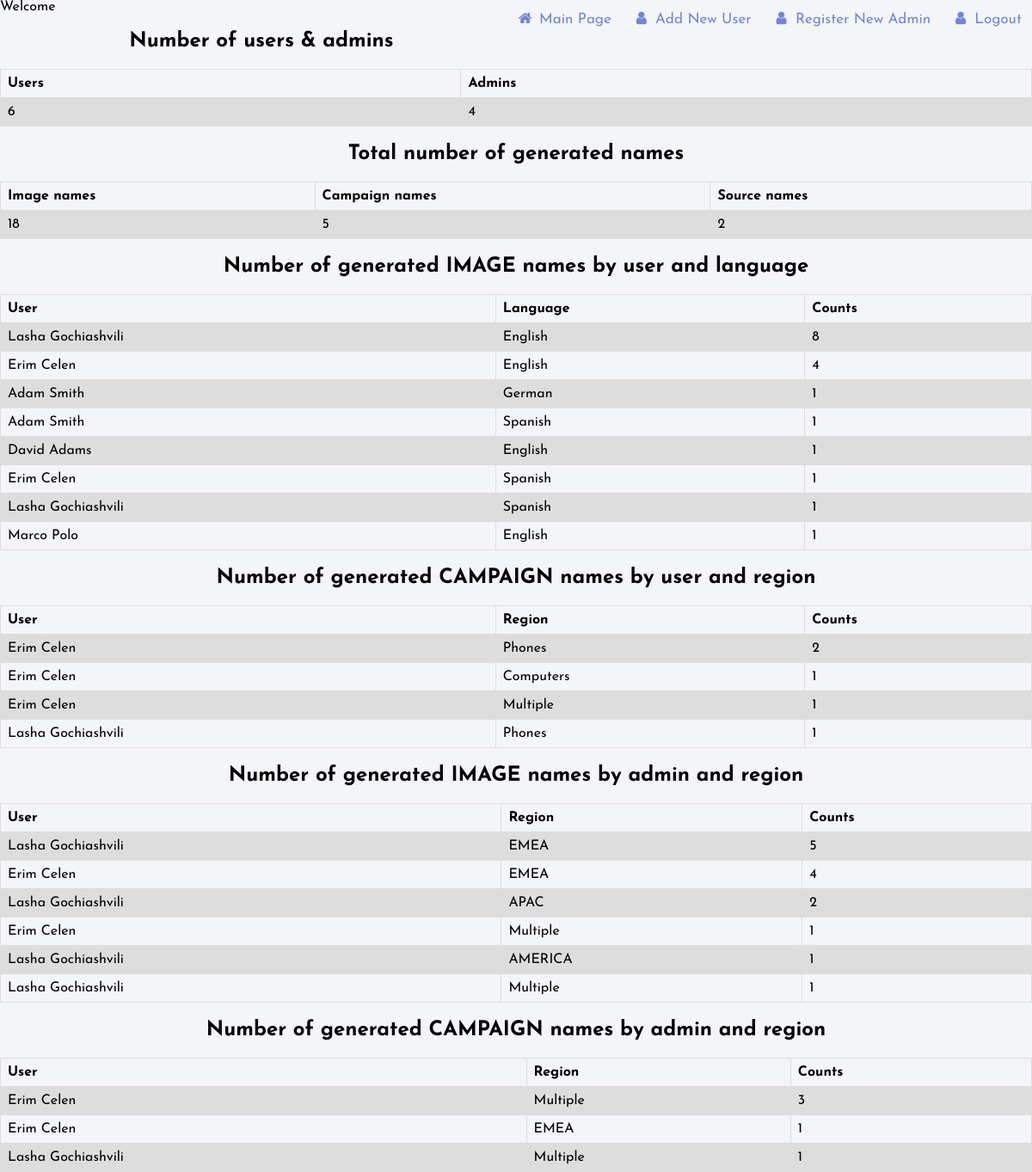
The page /admin on the database its author committed.
### tables this page shows
CREATE TABLE history_image (record_id integer primary key, user VARCHAR(50) references user (user), product VARCHAR(50), region VARCHAR(50), image_type VARCHAR(50), language VARCHAR(50), date VARCHAR(50), industry VARCHAR(50), brand VARCHAR(50), description VARCHAR(100), date_generated DATETIME DEFAULT (CURRENT_TIMESTAMP));

CREATE TABLE history_campaign (record_id integer primary key, user VARCHAR(50) references user (user), date VARCHAR(50), division VARCHAR(50), camtype VARCHAR(50), industry VARCHAR(50), region VARCHAR(50), product VARCHAR(50), description VARCHAR(100), date_generated DATETIME DEFAULT (CURRENT_TIMESTAMP));

### app.py (the view)
@app.route('/admin')
def admin():
    conn = sqlite3.connect('data.db')
    c = conn.cursor()
    c.execute('SELECT history_image.user, history_image.language, COUNT(user.user) FROM user INNER JOIN history_image on user.user = history_image.user group by history_image.user, history_image.language ORDER BY 3 DESC')
    data = c.fetchall()
    c.execute('SELECT history_campaign.user, history_campaign.product, COUNT(user.user) FROM user INNER JOIN history_campaign on user.user = history_campaign.user group by history_campaign.user, history_campaign.product ORDER BY 3 DESC')
    data1 = c.fetchall()
    c.execute('SELECT admin.fullname, history_image.region, COUNT(record_id) FROM admin INNER JOIN history_image on admin.fullname = history_image.user group by admin.fullname, history_image.region order by 3 desc')
    data2 = c.fetchall()
    c.execute('SELECT admin.fullname, history_campaign.region, COUNT(record_id) FROM admin INNER JOIN history_campaign on admin.fullname = history_campaign.user group by admin.fullname, history_campaign.region order by 3 desc')
    data3 = c.fetchall()
    c.execute('SELECT (SELECT COUNT(record_id) FROM history_image) AS image_count, (SELECT COUNT(record_id) FROM history_campaign) AS campaign_count, (SELECT COUNT(record_id) FROM history_source) AS source_count')
    data4 = c.fetchall()
    c.execute('SELECT (SELECT COUNT(user) FROM user) AS user_count, (SELECT COUNT(id_admin) FROM admin) AS admin_count')
    data5 = c.fetchall()
    return render_template('admin.html', data=data, data1=data1, data2=data2, data3=data3, data4=data4, data5=data5)

### app.py (called while the page is built)
@app.teardown_appcontext
def close_connection(exception):
    db = getattr(g, '_database', None)
    if db is not None:
        db.close()

### templates/admin.html
<!DOCTYPE html>
<html>
<head>
   <link rel="stylesheet" href="static/st.css">
</head>
<body>
<link rel="stylesheet" href="https://cdnjs.cloudflare.com/ajax/libs/font-awesome/4.7.0/css/font-awesome.min.css">
<div class="navbar-right">
    <a href="logout"><i class="fa fa-fw fa-user"></i> Logout</a>
    <a href="register"><i class="fa fa-fw fa-user"></i> Register New Admin</a>
    <a href="newuser"><i class="fa fa-fw fa-user"></i> Add New User</a>
    <a href="/"><i class="fa fa-fw fa-home"></i> Main Page</a>
    <p>Welcome {{ username }}</p>
</div>
<div>
  <table width=300px>
    <h2>Number of users & admins</h2>
      <tr>
        <th>Users</th>
        <th>Admins</th>
      </tr>
    {% for item in data5 %}
      <tr>
        <td>{{item[0]}}</td>
        <td>{{item[1]}}</td>
      </tr>
    {% endfor %}
  </table>
</div>
<div>
  <table width=300px>
    <h2>Total number of generated names</h2>
      <tr>
        <th>Image names</th>
        <th>Campaign names</th>
        <th>Source names</th>
      </tr>
    {% for item in data4 %}
      <tr>
        <td>{{item[0]}}</td>
        <td>{{item[1]}}</td>
        <td>{{item[2]}}</td>
      </tr>
    {% endfor %}
  </table>
</div>
<div>
<table>
<h2>Number of generated IMAGE names by user and language</h2>
  <tr>
    <th>User</th>
    <th>Language</th>
    <th>Counts</th>
  </tr>
{% for item in data %}
  <tr>
    <td>{{item[0]}}</td>
    <td>{{item[1]}}</td>
    <td>{{item[2]}}</td>
  </tr>
{% endfor %}
</table>
</div>
<div>
<table width=300px>
  <h2>Number of generated CAMPAIGN names by user and region</h2>
    <tr>
      <th>User</th>
      <th>Region</th>
      <th>Counts</th>
    </tr>
  {% for item in data1 %}
    <tr>
      <td>{{item[0]}}</td>
      <td>{{item[1]}}</td>
      <td>{{item[2]}}</td>
    </tr>
  {% endfor %}
</table>
</div>
<div>
  <table width=300px>
    <h2>Number of generated IMAGE names by admin and region</h2>
      <tr>
        <th>User</th>
        <th>Region</th>
        <th>Counts</th>
      </tr>
    {% for item in data2 %}
      <tr>
        <td>{{item[0]}}</td>
        <td>{{item[1]}}</td>
        <td>{{item[2]}}</td>
      </tr>
    {% endfor %}
  </table>
  </div>
  <div>
    <table width=300px>
      <h2>Number of generated CAMPAIGN names by admin and region</h2>
        <tr>
          <th>User</th>
          <th>Region</th>
          <th>Counts</th>
        </tr>
      {% for item in data3 %}
        <tr>
          <td>{{item[0]}}</td>
          <td>{{item[1]}}</td>
          <td>{{item[2]}}</td>
        </tr>
      {% endfor %}
    </table>
    </div>
</body>
</html>

### static/st.css (style rules this page uses)
* { margin: 0; padding: 0; box-sizing: border-box; list-style: none; text-decoration: none; font-family: 'Josefin Sans', sans-serif; }
h2 { text-align: center; padding: 20px; }
body { background-color: #f3f5f9; }
table { font-family: arial, sans-serif; border-collapse: collapse; width: 100%; }
td, th { border: 1px solid #dddddd; text-align: left; padding: 8px; }
tr:nth-child(even) { background-color: #dddddd; }
.navbar-right a { float: right; text-align: center; padding: 12px; color: #7386D5; text-decoration: none; font-size: 17px; top: 0; }

### rows shown on the page
history_image: user "Adam Smith", language "German", item "1"
history_image: user "Adam Smith", language "Spanish", item "1"
history_image: user "David Adams", language "English", item "1"
history_image: user "Erim Celen", language "Spanish", item "1"
history_image: user "Lasha Gochiashvili", language "Spanish", item "1"
history_image: user "Marco Polo", language "English", item "1"
history_campaign: user "Erim Celen", product "Phones", record_id "2"
history_campaign: user "Erim Celen", product "Computers", item "1"
history_campaign: user "Erim Celen", item "Multiple", record_id "1", region "EMEA"
history_image: user "Lasha Gochiashvili", region "AMERICA", item "1"
history_image: user "Lasha Gochiashvili", item "Multiple", record_id "1"
history_campaign: user "Erim Celen", item "Multiple", record_id "3"

### other values the page prints
{{ item[0] }} "6"
{{ item[1] }} "4"
{{ item[0] }} "18"
{{ item[1] }} "5"
{{ item[2] }} "2"
{{ item[0] }} "Lasha Gochiashvili" "Erim Celen"
{{ item[1] }} "English" "English"
{{ item[2] }} "8" "4"
{{ item[0] }} "Lasha Gochiashvili"
{{ item[1] }} "Phones"
{{ item[2] }} "1"
{{ item[0] }} "Lasha Gochiashvili" "Erim Celen" "Lasha Gochiashvili"
{{ item[1] }} "EMEA" "EMEA" "APAC"
{{ item[2] }} "5" "4" "2"
